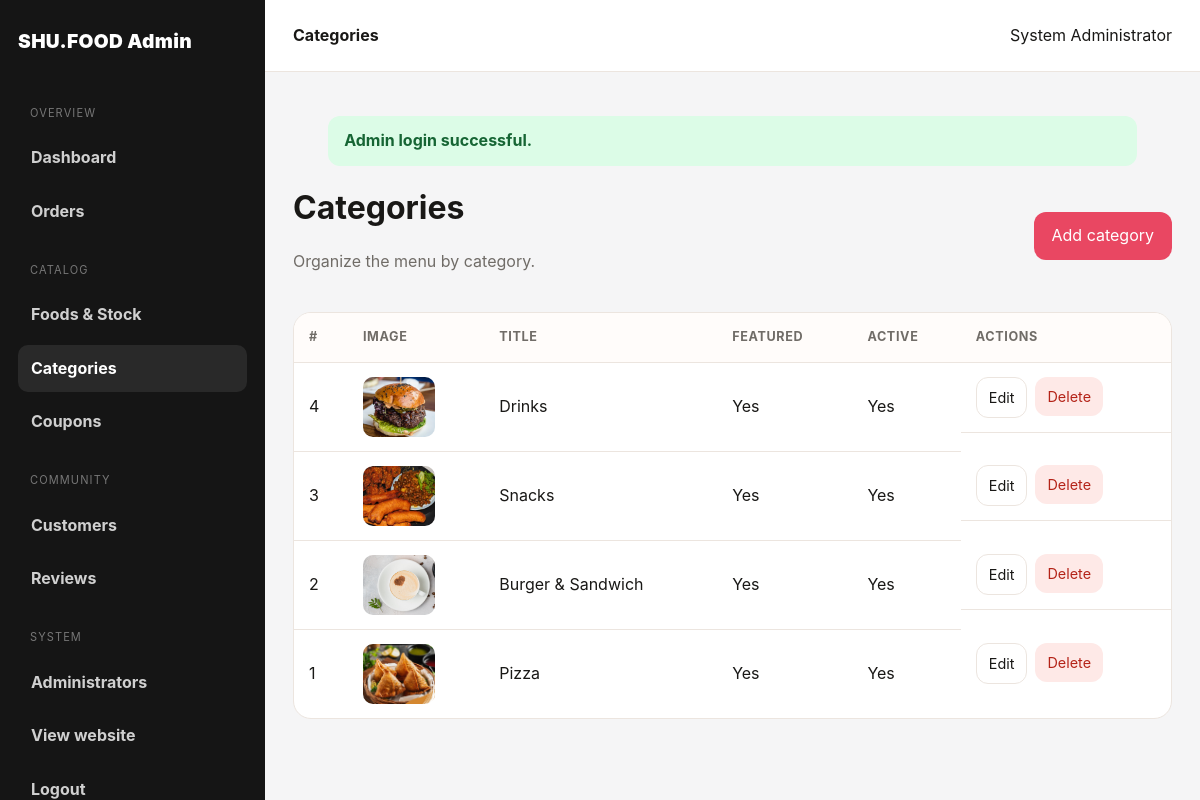
The app's page /admin/manage-category.php (signed in) with its own data.
### tables this page shows
CREATE TABLE tbl_category (
  id INT UNSIGNED AUTO_INCREMENT PRIMARY KEY,
  title VARCHAR(120) NOT NULL,
  image_name VARCHAR(255) DEFAULT NULL,
  featured ENUM('Yes','No') NOT NULL DEFAULT 'No',
  active ENUM('Yes','No') NOT NULL DEFAULT 'Yes',
  created_at TIMESTAMP NOT NULL DEFAULT CURRENT_TIMESTAMP,
  INDEX idx_category_active_featured (active,featured)
);

### admin/manage-category.php (the view, shortened to what this page needs)
<?php
$pageTitle='Categories';$rows=db()->query('SELECT * FROM tbl_category ORDER BY id DESC')->fetchAll();include __DIR__.'/partial/menu.php';
?>
<div class="admin-title"><div><h1>Categories</h1><p class="muted">Organize the menu by category.</p></div><a class="btn btn-primary" href="<?= e(url('admin/add-category.php')) ?>">Add category</a></div>
<div class="table-wrap"><table class="table"><thead><tr><th>#</th><th>Image</th><th>Title</th><th>Featured</th><th>Active</th><th>Actions</th></tr></thead><tbody><?php foreach($rows as $r):?><tr><td><?= (int)$r['id'] ?></td><td><img class="thumb" src="<?= e(category_image($r['image_name'])) ?>" alt=""></td><td><?= e($r['title']) ?></td><td><?= e($r['featured']) ?></td><td><?= e($r['active']) ?></td><td class="actions"><a class="btn btn-light btn-sm" href="<?= e(url('admin/update-category.php?id='.$r['id'])) ?>">Edit</a><form class="inline-form" method="post" action="<?= e(url('admin/delete-category.php')) ?>"><?= csrf_field() ?><input type="hidden" name="id" value="<?= (int)$r['id'] ?>"><button class="btn btn-danger btn-sm" data-confirm="Delete this category? Foods in it must be reassigned first.">Delete</button></form></td></tr><?php endforeach;?></tbody></table></div>
<?php include __DIR__.'/partial/footer.php';?>

### admin/partial/menu.php
<?php
require_once __DIR__.'/../../config/constants.php';$admin=require_admin();$current=basename($_SERVER['PHP_SELF']??'');
?><!DOCTYPE html><html lang="en"><head><meta charset="UTF-8"><meta name="viewport" content="width=device-width,initial-scale=1"><title><?= e($pageTitle??'Admin — '.APP_NAME) ?></title><link rel="stylesheet" href="<?= e(url('css/admin-v3.css')) ?>"></head><body><div class="admin-layout"><aside class="sidebar"><a class="brand" href="<?= e(url('admin/index.php')) ?>"><span>SHU.FOOD Admin</span></a><nav><div class="nav-section">Overview</div><a class="<?= $current==='index.php'?'active':'' ?>" href="<?= e(url('admin/index.php')) ?>">Dashboard</a><a class="<?= str_contains($current,'order')?'active':'' ?>" href="<?= e(url('admin/manage-order.php')) ?>">Orders</a><div class="nav-section">Catalog</div><a class="<?= str_contains($current,'food')?'active':'' ?>" href="<?= e(url('admin/manage-food.php')) ?>">Foods & Stock</a><a class="<?= str_contains($current,'category')?'active':'' ?>" href="<?= e(url('admin/manage-category.php')) ?>">Categories</a><a class="<?= str_contains($current,'coupon')?'active':'' ?>" href="<?= e(url('admin/manage-coupon.php')) ?>">Coupons</a><div class="nav-section">Community</div><a class="<?= str_contains($current,'user')?'active':'' ?>" href="<?= e(url('admin/manage-user.php')) ?>">Customers</a><a class="<?= str_contains($current,'review')?'active':'' ?>" href="<?= e(url('admin/manage-review.php')) ?>">Reviews</a><div class="nav-section">System</div><a class="<?= str_contains($current,'admin')&&$current!=='index.php'?'active':'' ?>" href="<?= e(url('admin/manage-admin.php')) ?>">Administrators</a><a href="<?= e(url()) ?>">View website</a><a href="<?= e(url('admin/logout.php')) ?>">Logout</a></nav></aside><main class="admin-main"><div class="admin-topbar"><strong><?= e($pageTitle??'Dashboard') ?></strong><span><?= e($admin['full_name']) ?></span></div><div class="admin-content"><?php render_flashes(); ?>

### css/admin-v3.css (style rules this page uses)
body { background:#f5f5f6 }
.admin-layout { min-height:100vh;display:grid;grid-template-columns:265px 1fr }
.sidebar { background:#151515;color:#fff;padding:26px 18px;position:sticky;top:0;height:100vh;overflow:auto }
.sidebar .brand { margin-bottom:28px;font-size:1.2rem }
.sidebar nav { display:grid;gap:6px }
.sidebar nav a { padding:11px 13px;border-radius:10px;color:#d0d0d0;font-weight:750 }
.sidebar nav a:hover,.sidebar nav a.active { background:#292929;color:#fff }
.sidebar .nav-section { font-size:.69rem;text-transform:uppercase;letter-spacing:.1em;color:#777;margin:20px 12px 6px }
.admin-main { min-width:0 }
.admin-topbar { height:72px;background:#fff;border-bottom:1px solid var(--border);display:flex;align-items:center;justify-content:space-between;padding:0 28px;position:sticky;top:0;z-index:20 }
.admin-content { padding:28px }
.admin-title { display:flex;align-items:center;justify-content:space-between;gap:16px;margin-bottom:22px }
.admin-title h1 { margin:0 }
.actions { display:flex;gap:8px;flex-wrap:wrap }

### css/v3.css (style rules this page uses)
:root { --bg:#fffaf7;--surface:#fff;--text:#191816;--muted:#706c67;--primary:#e94762;--primary-dark:#c9324c;--accent:#ffcf5c;--dark:#151515;--border:#ece5df;--success:#177245;--danger:#b42318;--warning:#a15c00;--info:#2457c5;--shadow:0 18px 50px rgba(40,29,23,.09);--radius:22px }
* { box-sizing:border-box }
html { scroll-behavior:smooth }
body { margin:0;background:var(--bg);color:var(--text);font-family:Inter,ui-sans-serif,system-ui,-apple-system,BlinkMacSystemFont,"Segoe UI",sans-serif;line-height:1.6 }
a { color:inherit;text-decoration:none }
img { display:block;max-width:100% }
.brand { display:flex;align-items:center;gap:10px;font-weight:950;letter-spacing:.35px }
.btn { display:inline-flex;align-items:center;justify-content:center;gap:8px;border:0;border-radius:12px;padding:11px 18px;font-weight:850;cursor:pointer;transition:.18s;font:inherit }
.btn-primary { background:var(--primary);color:#fff }
.btn-light { background:#fff;border:1px solid var(--border) }
.btn-danger { background:#fee9e7;color:var(--danger) }
.btn-sm { padding:8px 12px;font-size:.9rem }
.muted { color:var(--muted) }
.table-wrap { overflow:auto;background:#fff;border:1px solid var(--border);border-radius:18px }
.table { width:100%;border-collapse:collapse;min-width:760px }
.table th,.table td { padding:14px 15px;text-align:left;border-bottom:1px solid var(--border);vertical-align:middle }
.table th { font-size:.79rem;text-transform:uppercase;letter-spacing:.05em;color:var(--muted);background:#fffcfa }
.table tr:last-child td { border-bottom:0 }
.thumb { width:72px;height:60px;object-fit:cover;border-radius:10px }
.inline-form { display:inline }
:root { --container-max:1540px;--container-pad:32px;--soft-pink:#fff1f4;--soft-yellow:#fff7df;--soft-green:#eefbf4 }

### records on screen
tbl_category: id "4", image_name (picture), title "Drinks", featured "Yes", active "Yes"
tbl_category: id "3", image_name (picture), title "Snacks", featured "Yes", active "Yes"
tbl_category: id "2", image_name (picture), title "Burger & Sandwich", featured "Yes", active "Yes"
tbl_category: id "1", image_name (picture), title "Pizza", featured "Yes", active "Yes"

### other values on screen
$pageTitle "Categories"
$admin['full_name'] "System Administrator"
$f['message'] "Admin login successful."
